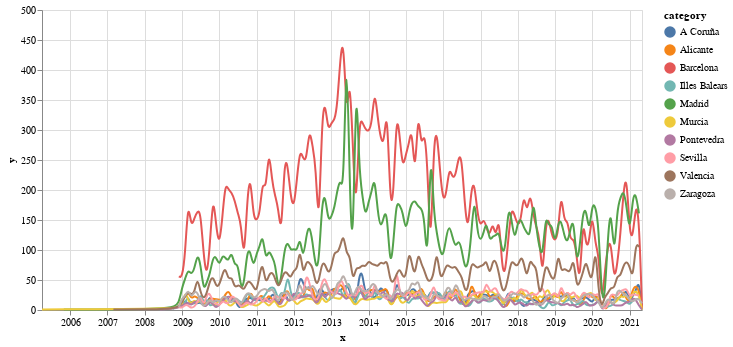

Notebook source saved alongside this figure:
### Code cell
import altair as alt
import pandas as pd
import numpy as np

np.random.seed(42)
source = pd.DataFrame(np.cumsum(np.random.randn(100, 3), 0).round(2),
                    columns=['A', 'B', 'C'], index=pd.RangeIndex(100, name='x'))
source = source.reset_index().melt('x', var_name='category', value_name='y')

source = df_provinces_month_top5


# Create a selection that chooses the nearest point & selects based on x-value
nearest = alt.selection(type='single', nearest=True, on='mouseover',
                        fields=['x'], empty='none')

# The basic line
line = alt.Chart(source).mark_line(interpolate='basis').encode(
    x='x:T',
    y='y:Q',
    color='category:N'
)

# Transparent selectors across the chart. This is what tells us
# the x-value of the cursor
selectors = alt.Chart(source).mark_point().encode(
    x='x:T',
    opacity=alt.value(0),
).add_selection(
    nearest
)

# Draw points on the line, and highlight based on selection
points = line.mark_point().encode(
    opacity=alt.condition(nearest, alt.value(1), alt.value(0))
)

# Draw text labels near the points, and highlight based on selection
text = line.mark_text(align='left', dx=5, dy=-5).encode(
    text=alt.condition(nearest, 'y:Q', alt.value(' '))
)

# Draw a rule at the location of the selection
rules = alt.Chart(source).mark_rule(color='gray').encode(
    x='x:T',
).transform_filter(
    nearest
)

# Put the five layers into a chart and bind the data
alt.layer(
    line, selectors, points, rules, text
).properties(
    width=600, height=300
)

### Figure 1 — Vega-Lite specification as saved in the notebook (floating-point values rounded to 4 significant figures; data arrays with more than 128 entries replaced by an {"elided": "..."} marker saying what was removed)
{"config": {"view": {"continuousWidth": 400, "continuousHeight": 300}}, "layer": [{"mark": {"type": "line", "interpolate": "basis"}, "encoding": {"color": {"type": "nominal", "field": "category"}, "x": {"type": "temporal", "field": "x"}, "y": {"type": "quantitative", "field": "y"}}}, {"mark": "point", "encoding": {"opacity": {"value": 0}, "x": {"type": "temporal", "field": "x"}}, "selection": {"selector010": {"type": "single", "nearest": true, "on": "mouseover", "fields": ["x"], "empty": "none"}}}, {"mark": "point", "encoding": {"color": {"type": "nominal", "field": "category"}, "opacity": {"condition": {"value": 1, "selection": "selector010"}, "value": 0}, "x": {"type": "temporal", "field": "x"}, "y": {"type": "quantitative", "field": "y"}}}, {"mark": {"type": "rule", "color": "gray"}, "encoding": {"x": {"type": "temporal", "field": "x"}}, "transform": [{"filter": {"selection": "selector010"}}]}, {"mark": {"type": "text", "align": "left", "dx": 5, "dy": -5}, "encoding": {"color": {"type": "nominal", "field": "category"}, "text": {"condition": {"type": "quantitative", "field": "y", "selection": "selector010"}, "value": " "}, "x": {"type": "temporal", "field": "x"}, "y": {"type": "quantitative", "field": "y"}}}], "data": {"name": "data-0455e1e72db909c19246d0020d7000c6"}, "height": 300, "width": 600, "$schema": "https://vega.github.io/schema/vega-lite/v4.8.1.json", "datasets": {"data-0455e1e72db909c19246d0020d7000c6": {"elided": "1502 records"}}}
